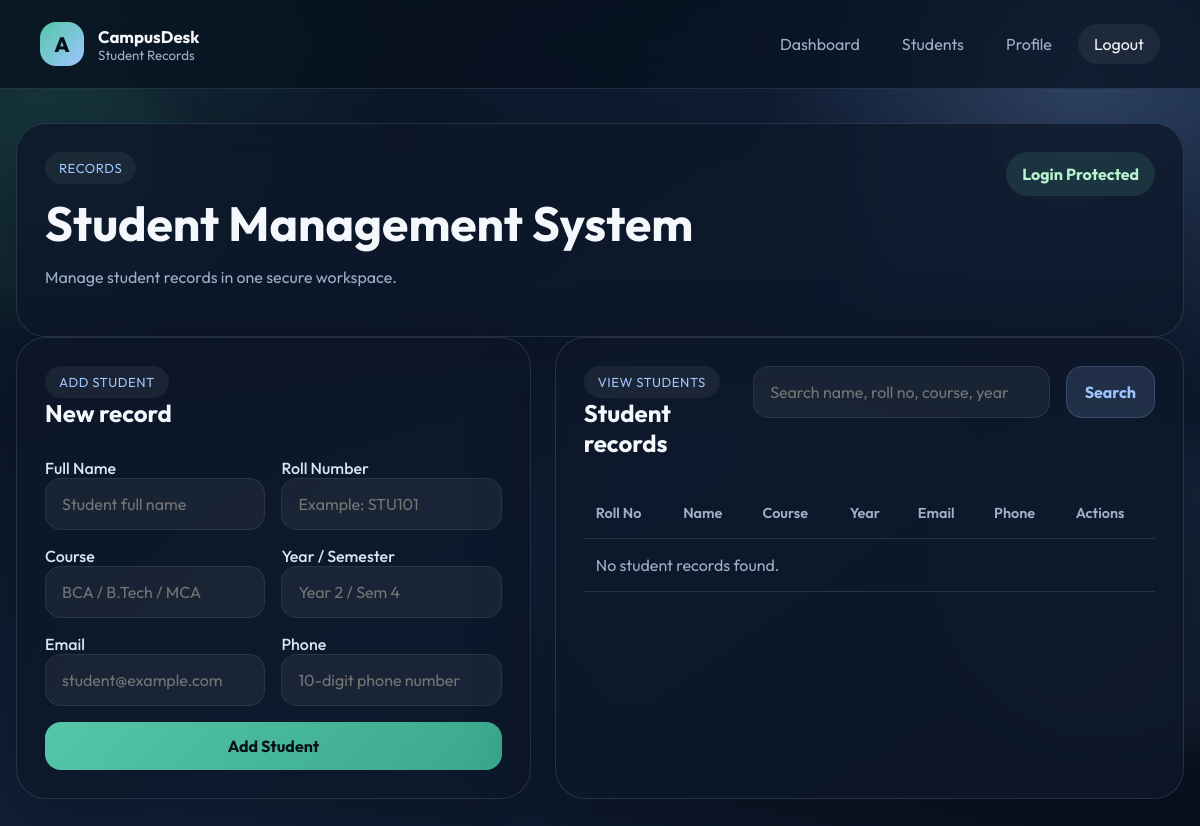
The page /students (signed in) on the database as committed earlier.
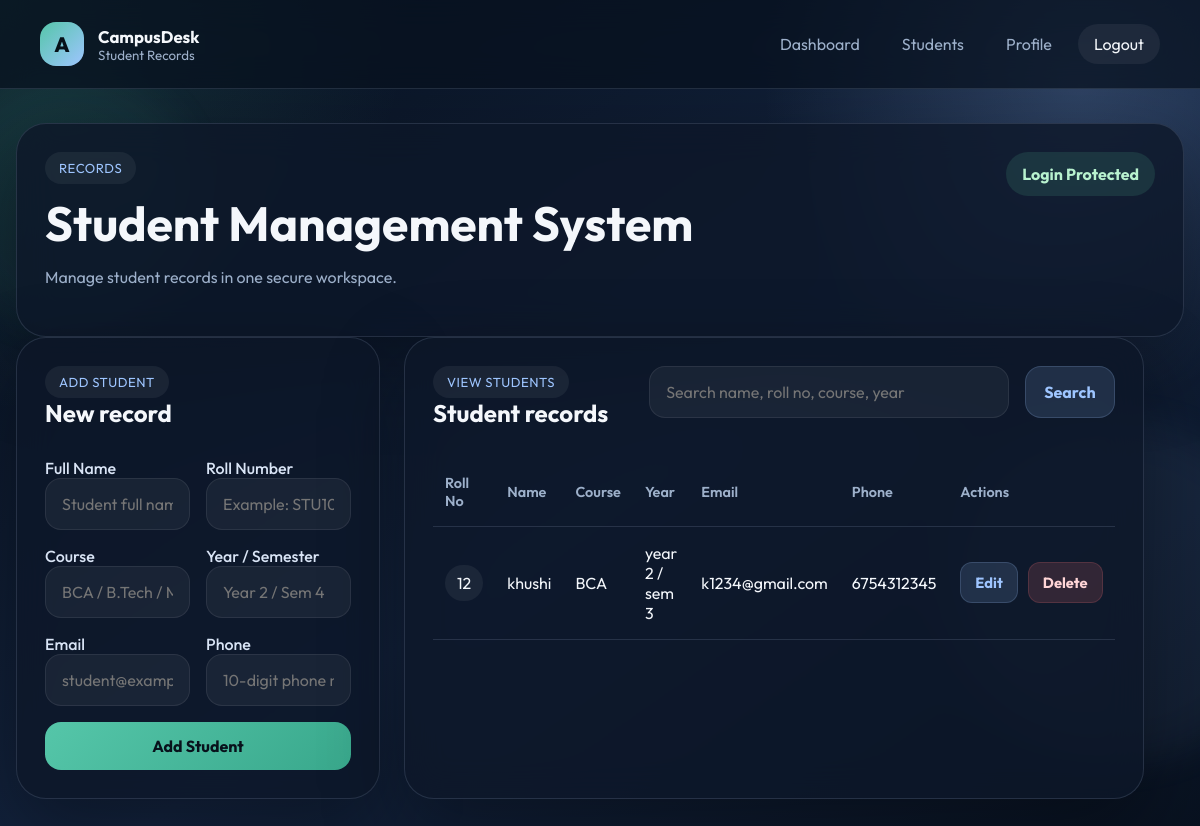
The same page on the database as committed later.
### tables this page shows
CREATE TABLE students (
            id INTEGER PRIMARY KEY AUTOINCREMENT,
            full_name TEXT NOT NULL,
            roll_number TEXT NOT NULL UNIQUE,
            course TEXT NOT NULL,
            year_level TEXT NOT NULL,
            email TEXT NOT NULL,
            phone TEXT NOT NULL,
            created_by INTEGER,
            created_at TEXT NOT NULL DEFAULT CURRENT_TIMESTAMP,
            FOREIGN KEY (created_by) REFERENCES users (id)
        );

### app.py (the view, shortened to what this page needs)
@app.route("/students", methods=["GET", "POST"])
@login_required
def students():
    db = get_db()
    search = request.args.get("search", "").strip()
    if search:
        student_rows = db.execute(
            """
            SELECT students.*, users.name AS creator_name
            FROM students
            LEFT JOIN users ON users.id = students.created_by
            WHERE full_name LIKE ? OR roll_number LIKE ? OR course LIKE ? OR year_level LIKE ?
            ORDER BY datetime(students.created_at) DESC, students.id DESC
            """,
            (f"%{search}%", f"%{search}%", f"%{search}%", f"%{search}%"),
        ).fetchall()
    else:
        student_rows = db.execute(
            """
            SELECT students.*, users.name AS creator_name
            FROM students
            LEFT JOIN users ON users.id = students.created_by
            ORDER BY datetime(students.created_at) DESC, students.id DESC
            """
        ).fetchall()
    return render_template("students.html", students=student_rows, search=search)

### app.py (called while the page is built)
def get_db():
    if "db" not in g:
        g.db = sqlite3.connect(app.config["DATABASE"])
        g.db.row_factory = sqlite3.Row
    return g.db

def login_required(view):
    @wraps(view)
    def wrapped_view(*args, **kwargs):
        if "user_id" not in session:
            flash("Please log in to continue.", "warning")
            return redirect(url_for("login"))
        return view(*args, **kwargs)
    return wrapped_view

@app.before_request
def load_logged_in_user():
    g.current_user = None
    user_id = session.get("user_id")
    if user_id:
        g.current_user = get_db().execute(
            "SELECT * FROM users WHERE id = ?", (user_id,)
        ).fetchone()
        if g.current_user is None:
            session.clear()

@app.context_processor
def inject_now():
    return {"now": datetime.now()}

### templates/students.html (shortened to what this page needs)
{% extends "base.html" %}
{% block content %}
<section class="dashboard-layout">
  <div class="panel hero-dashboard">
    <div>
      <span class="eyebrow">Records</span>
      <h1>Student Management System</h1>
      <p>Manage student records in one secure workspace.</p>
    </div>
    <div class="status-badge verified">Login Protected</div>
  </div>
  <div class="dashboard-grid student-grid">
    <section class="panel">
      <div class="panel-header">
        <div>
          <span class="eyebrow">Add Student</span>
          <h2>New record</h2>
        </div>
      </div>
      <form method="POST" class="auth-form">
        <div class="two-column">
          <div>
            <label>Full Name</label>
            <input type="text" name="full_name" placeholder="Student full name" required />
          </div>
          <div>
            <label>Roll Number</label>
            <input type="text" name="roll_number" placeholder="Example: STU101" required />
          </div>
        </div>
        <div class="two-column">
          <div>
            <label>Course</label>
            <input type="text" name="course" placeholder="BCA / B.Tech / MCA" required />
          </div>
          <div>
            <label>Year / Semester</label>
            <input type="text" name="year_level" placeholder="Year 2 / Sem 4" required />
          </div>
        </div>
        <div class="two-column">
          <div>
            <label>Email</label>
            <input type="email" name="email" placeholder="student@example.com" required />
          </div>
          <div>
            <label>Phone</label>
            <input type="text" name="phone" placeholder="10-digit phone number" required />
          </div>
        </div>
        <button type="submit" class="btn-primary">Add Student</button>
      </form>
    </section>
    <section class="panel">
      <div class="panel-header admin-header">
        <div>
          <span class="eyebrow">View Students</span>
          <h2>Student records</h2>
        </div>
        <form method="GET" class="search-form">
          <input
            type="text"
            name="search"
            value="{{ search }}"
            placeholder="Search name, roll no, course, year"
          />
          <button type="submit" class="btn-secondary">Search</button>
        </form>
      </div>
      <div class="table-wrapper">
        <table class="data-table">
          <thead>
            <tr>
              <th>Roll No</th>
              <th>Name</th>
              <th>Course</th>
              <th>Year</th>
              <th>Email</th>
              <th>Phone</th>
              <th>Actions</th>
            </tr>
          </thead>
          <tbody>
            {% for student in students %}
            <tr>
              <td><span class="pill">{{ student.roll_number }}</span></td>
              <td>{{ student.full_name }}</td>
              <td>{{ student.course }}</td>
              <td>{{ student.year_level }}</td>
              <td>{{ student.email }}</td>
              <td>{{ student.phone }}</td>
              <td>
                <div class="table-actions">
                  <a
                    href="{{ url_for('edit_student', student_id=student.id) }}"
                    class="btn-secondary small-btn"
                  >
                    Edit
                  </a>
                  <form method="POST" action="{{ url_for('delete_student', student_id=student.id) }}">
                    <button type="submit" class="btn-danger small-btn">Delete</button>
                  </form>
                </div>
              </td>
            </tr>
            {% else %}
            <tr>
              <td colspan="7" class="empty-state">No student records found.</td>
            </tr>
            {% endfor %}
          </tbody>
        </table>
      </div>
    </section>
  </div>
</section>
{% endblock %}

### templates/base.html (shortened to what this page needs)
<!DOCTYPE html>
<html lang="en">
  <head>
    <link rel="stylesheet" href="{{ url_for('static', filename='style.css') }}" />
  </head>
  <body>
    <div class="page-shell">
      <div class="bg-orb orb-one"></div>
      <div class="bg-orb orb-two"></div>
      {% if session.get("user_id") %}
      <header class="topbar">
        <a class="brand" href="{{ url_for('dashboard') }}">
          <span class="brand-mark">A</span>
          <span>
            <strong>CampusDesk</strong>
            <small>Student Records</small>
          </span>
        </a>
        <nav class="topbar-nav">
          <a href="{{ url_for('dashboard') }}">Dashboard</a>
          <a href="{{ url_for('students') }}">Students</a>
          <a href="{{ url_for('profile') }}">Profile</a>
          <a class="nav-logout" href="{{ url_for('logout') }}">Logout</a>
        </nav>
      </header>
      {% endif %}
      <main class="{% block page_class %}content-wrap{% endblock %}">
        {% block content %}{% endblock %}
      </main>
    </div>
  </body>
</html>

Rows that differ between the two databases and show on the page:
added students: roll_number "12", full_name "khushi", course "BCA", year_level "year 2 / sem 3", email "k1234@gmail.com", phone "6754312345"
Other text that changed with them:
text no longer shown: "No student records found."
